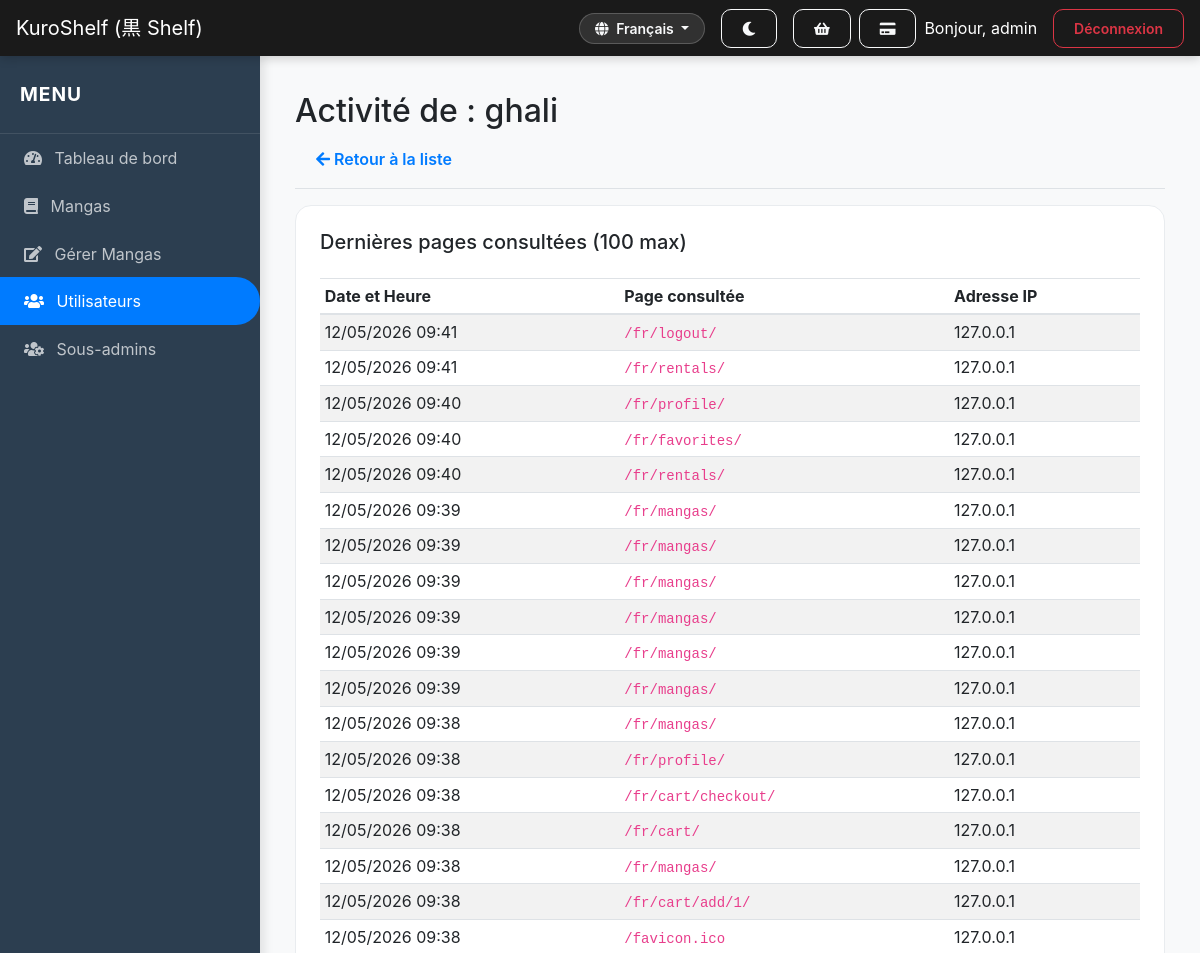
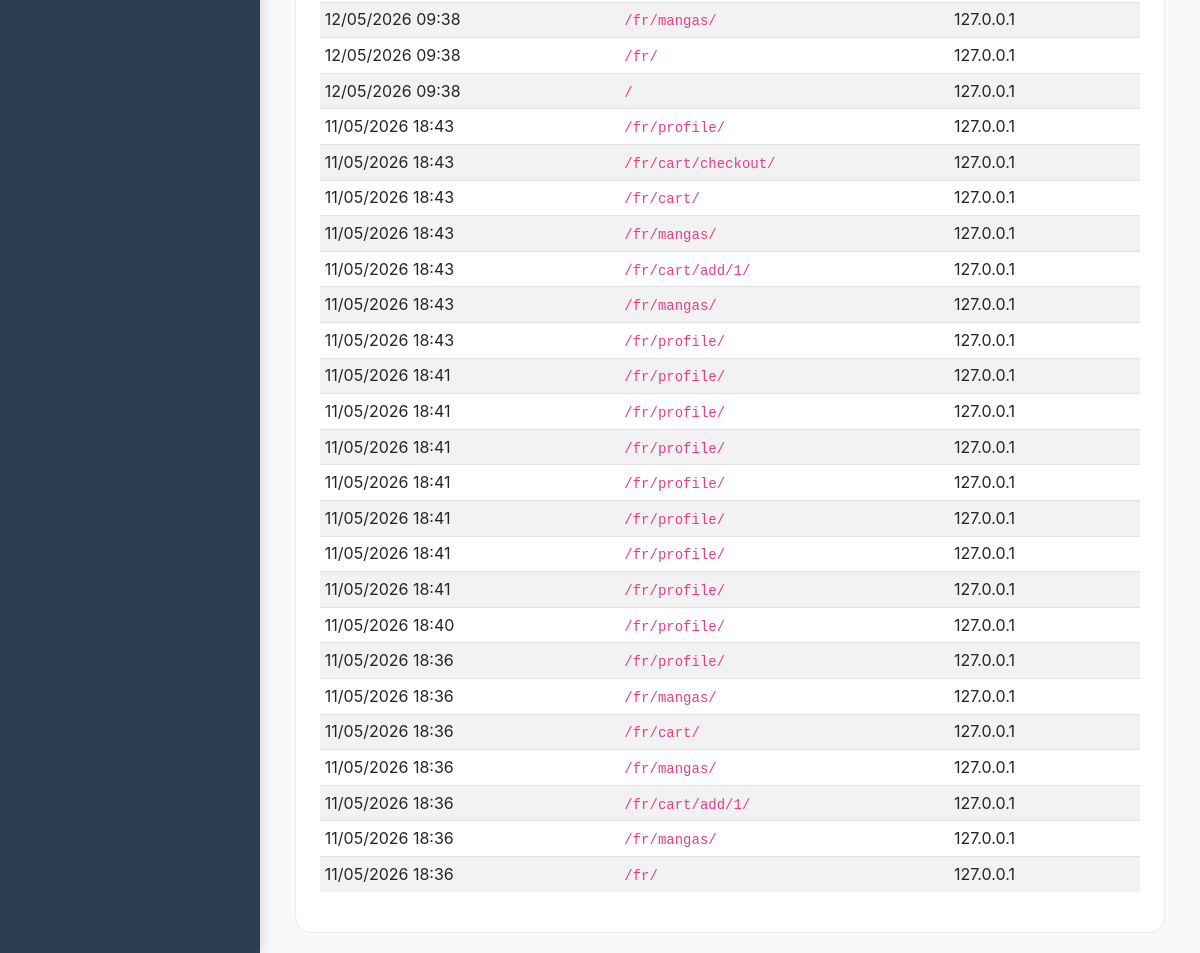
/fr/management/users/visits/11/ (signed in), run on the app's committed database (2 pictures, top to bottom).
### store/models.py (models this page shows, shortened)
class User(AbstractUser):
    is_subadmin = models.BooleanField(default=False)
    rental_strikes = models.PositiveIntegerField(default=0)
    is_suspended = models.BooleanField(default=False)
    is_deleted = models.BooleanField(default=False)
    card_number = models.CharField(max_length=16, blank=True, null=True)
    card_expiry = models.CharField(max_length=5, blank=True, null=True) # MM/YY
    card_cvv = models.CharField(max_length=3, blank=True, null=True)
    reset_code = models.CharField(max_length=6, blank=True, null=True)
    reset_code_expires = models.DateTimeField(blank=True, null=True)

class SiteVisit(models.Model):
    user = models.ForeignKey(User, on_delete=models.CASCADE, null=True, blank=True)
    path = models.CharField(max_length=255)
    visited_at = models.DateTimeField(auto_now_add=True)
    ip_address = models.GenericIPAddressField(null=True, blank=True)

### store/views.py (the view)
# urls.py: path('management/users/visits/<int:user_id>/', views.view_user_visits, name='view_user_visits'),
@login_required
def view_user_visits(request, user_id):
    if not request.user.is_superuser:
        return redirect('dashboard')
    user = get_object_or_404(User, id=user_id)
    visits = SiteVisit.objects.filter(user=user).order_by('-visited_at')[:100]
    return render(request, 'store/user_visits.html', {'target_user': user, 'visits': visits})

### store/templates/store/user_visits.html (shortened to what this page needs)
{% extends 'store/base.html' %}
{% block content %}
<div class="pt-3 pb-2 mb-3 border-bottom">
    <h1 class="h2">Activité de : {{ target_user.username }}</h1>
    <a href="{% url 'manage_users' %}" class="btn btn-link"><i class="fas fa-arrow-left"></i> Retour à la liste</a>
</div>
<div class="card p-4">
    <h5 class="mb-4">Dernières pages consultées (100 max)</h5>
    <div class="table-responsive">
        <table class="table table-sm table-striped">
            <thead>
                <tr>
                    <th>Date et Heure</th>
                    <th>Page consultée</th>
                    <th>Adresse IP</th>
                </tr>
            </thead>
            <tbody>
                {% for visit in visits %}
                <tr>
                    <td>{{ visit.visited_at|date:"d/m/Y H:i" }}</td>
                    <td><code>{{ visit.path }}</code></td>
                    <td>{{ visit.ip_address }}</td>
                </tr>
                {% empty %}
                <tr>
                    <td colspan="3" class="text-center">Aucune activité enregistrée.</td>
                </tr>
                {% endfor %}
            </tbody>
        </table>
    </div>
</div>
{% endblock %}

### store/templates/store/base.html (shortened to what this page needs)
{% load static %}
<!DOCTYPE html>
<html lang="fr">
<head>
    <link rel="stylesheet" href="https://stackpath.bootstrapcdn.com/bootstrap/4.5.2/css/bootstrap.min.css">
    <link rel="stylesheet" href="https://cdnjs.cloudflare.com/ajax/libs/font-awesome/5.15.1/css/all.min.css">
</head>
<body>
    <nav class="navbar navbar-expand-lg navbar-dark sticky-top">
        <a class="navbar-brand" href="{% url 'dashboard' %}">KuroShelf (黒 Shelf)</a>
        <div class="ml-auto d-flex align-items-center">
            <div class="dropdown mr-3">
                <button class="btn btn-outline-light btn-sm dropdown-toggle custom-lang-btn" type="button" id="languageDropdown" data-toggle="dropdown" aria-haspopup="true" aria-expanded="false">
                    <i class="fas fa-globe mr-1"></i> <span id="currentLangText">Français</span>
                </button>
            </div>
            <button id="theme-toggle" class="btn btn-outline-light btn-sm mr-3">
                <i class="fas fa-moon"></i>
            </button>
            {% if user.is_authenticated %}
                <a href="{% url 'view_cart' %}" class="btn btn-outline-light btn-sm mr-2 position-relative" title="Mon Panier">
                    <i class="fas fa-shopping-basket"></i>
                </a>
                <a href="{% url 'profile' %}" class="btn btn-outline-light btn-sm mr-2" title="Profil Bancaire">
                    <i class="fas fa-credit-card"></i>
                </a>
                <span class="mr-3 text-white">Bonjour, {{ user.username }}</span>
                <form action="{% url 'logout' %}" method="post" class="d-inline">
                    <button type="submit" class="btn btn-outline-danger btn-sm">Déconnexion</button>
                </form>
            {% else %}
                <a href="{% url 'login' %}" class="btn btn-outline-light btn-sm mr-2">Connexion</a>
                <a href="{% url 'signup' %}" class="btn btn-primary btn-sm">S'inscrire</a>
            {% endif %}
        </div>
    </nav>
    <div id="wrapper">
        {% if user.is_authenticated %}
        <div id="sidebar-wrapper">
            <div class="sidebar-heading">Menu</div>
            <div class="list-group list-group-flush">
                {% if user.is_superuser or user.is_subadmin %}
                    <a href="{% url 'admin_dashboard' %}" class="list-group-item list-group-item-action {% if request.resolver_match.url_name == 'admin_dashboard' %}active{% endif %}">
                        <i class="fas fa-tachometer-alt mr-2"></i> Tableau de bord
                    </a>
                    <a href="{% url 'user_manga_list' %}" class="list-group-item list-group-item-action">
                        <i class="fas fa-book mr-2"></i> Mangas
                    </a>
                    <a href="{% url 'manage_mangas' %}" class="list-group-item list-group-item-action {% if 'mangas' in request.path and 'management' in request.path %}active{% endif %}">
                        <i class="fas fa-edit mr-2"></i> Gérer Mangas
                    </a>
                    {% if user.is_superuser %}
                    <a href="{% url 'manage_users' %}" class="list-group-item list-group-item-action {% if 'management/users' in request.path %}active{% endif %}">
                        <i class="fas fa-users mr-2"></i> Utilisateurs
                    </a>
                    <a href="{% url 'manage_subadmins' %}" class="list-group-item list-group-item-action {% if 'subadmins' in request.path %}active{% endif %}">
                        <i class="fas fa-users-cog mr-2"></i> Sous-admins
                    </a>
                    {% endif %}
                {% endif %}
            </div>
        </div>
        {% endif %}
        <div id="page-content-wrapper">
            <div class="container-fluid">
                {% block content %}{% endblock %}
            </div>
        </div>
    </div>
</body>
</html>

### store/templates/store/base.html (style rules this page uses)
:root { --bg-color: #f8f9fa; --text-color: #212529; --card-bg: #ffffff; --sidebar-bg: #2c3e50; --sidebar-text: #ffffff; --navbar-bg: #1a1a1a; --border-color: #e9ecef; --accent-color: #007bff; }
body { background-color: var(--bg-color); color: var(--text-color); font-family: 'Inter', 'Segoe UI', system-ui, sans-serif; transition: all 0.3s cubic-bezier(0.4, 0, 0.2, 1); overflow-x: hidden; }
#wrapper { display: flex; width: 100%; min-height: 100vh; background-color: var(--bg-color); }
#sidebar-wrapper { width: 260px; flex-shrink: 0; background-color: var(--sidebar-bg); box-shadow: 4px 0 10px rgba(0,0,0,0.1); z-index: 1000; transition: background-color 0.3s; color: var(--sidebar-text); }
#sidebar-wrapper .sidebar-heading { padding: 1.5rem 1.25rem; font-size: 1.2rem; font-weight: 700; text-transform: uppercase; letter-spacing: 0.05em; color: var(--sidebar-text); border-bottom: 1px solid rgba(255,255,255,0.1); }
#sidebar-wrapper .list-group-item { background-color: transparent; color: rgba(255,255,255,0.7); border: none; padding: 0.75rem 1.5rem; transition: all 0.2s; }
#sidebar-wrapper .list-group-item.active { background-color: var(--accent-color); color: #fff; border-radius: 0 25px 25px 0; margin-right: 15px; }
.navbar { background-color: var(--navbar-bg) !important; box-shadow: 0 2px 10px rgba(0,0,0,0.2); }
#page-content-wrapper { flex-grow: 1; width: 100%; padding: 20px; overflow-y: auto; display: flex; flex-direction: column; align-items: center; background-color: var(--bg-color); }
#page-content-wrapper > .container-fluid { width: 100%; max-width: 1400px; }
.card { background-color: var(--card-bg); border: 1px solid var(--border-color); border-radius: 16px; transition: transform 0.2s, box-shadow 0.2s, background-color 0.3s, border-color 0.3s; color: var(--text-color); }
.card-title, .h1, .h2, .h3, .h4, .h5, .h6 { color: var(--text-color); }
.list-group-item { background-color: transparent; color: var(--text-color); border-color: var(--border-color); }
.btn { border-radius: 10px; font-weight: 600; padding: 8px 20px; transition: all 0.2s; }
.table { color: var(--text-color); }
body { top: 0px !important; }
.custom-lang-btn { border-radius: 20px; padding: 4px 15px; font-weight: 600; background: rgba(255,255,255,0.1); border: 1px solid rgba(255,255,255,0.2); transition: all 0.3s; }

### data on the page
User: username "admin"
User: username "ghali"
SiteVisit: visited_at "12/05/2026 09:41", path "/fr/logout/", ip_address "127.0.0.1"
SiteVisit: visited_at "12/05/2026 09:41", path "/fr/rentals/", ip_address "127.0.0.1"
SiteVisit: visited_at "12/05/2026 09:40", path "/fr/profile/", ip_address "127.0.0.1"
SiteVisit: visited_at "12/05/2026 09:40", path "/fr/favorites/", ip_address "127.0.0.1"
SiteVisit: visited_at "12/05/2026 09:40", path "/fr/rentals/", ip_address "127.0.0.1"
SiteVisit: visited_at "12/05/2026 09:39", path "/fr/mangas/", ip_address "127.0.0.1"
SiteVisit: visited_at "12/05/2026 09:39", path "/fr/mangas/", ip_address "127.0.0.1"
SiteVisit: visited_at "12/05/2026 09:39", path "/fr/mangas/", ip_address "127.0.0.1"
SiteVisit: visited_at "12/05/2026 09:39", path "/fr/mangas/", ip_address "127.0.0.1"
SiteVisit: visited_at "12/05/2026 09:39", path "/fr/mangas/", ip_address "127.0.0.1"
SiteVisit: visited_at "12/05/2026 09:39", path "/fr/mangas/", ip_address "127.0.0.1"
SiteVisit: visited_at "12/05/2026 09:38", path "/fr/mangas/", ip_address "127.0.0.1"
SiteVisit: visited_at "12/05/2026 09:38", path "/fr/profile/", ip_address "127.0.0.1"
SiteVisit: visited_at "12/05/2026 09:38", path "/fr/cart/checkout/", ip_address "127.0.0.1"
SiteVisit: visited_at "12/05/2026 09:38", path "/fr/cart/", ip_address "127.0.0.1"
SiteVisit: visited_at "12/05/2026 09:38", path "/fr/mangas/", ip_address "127.0.0.1"
SiteVisit: visited_at "12/05/2026 09:38", path "/fr/cart/add/1/", ip_address "127.0.0.1"
SiteVisit: visited_at "12/05/2026 09:38", path "/favicon.ico", ip_address "127.0.0.1"
SiteVisit: visited_at "12/05/2026 09:38", path "/fr/mangas/", ip_address "127.0.0.1"
SiteVisit: visited_at "12/05/2026 09:38", path "/fr/", ip_address "127.0.0.1"
SiteVisit: visited_at "12/05/2026 09:38", path "/", ip_address "127.0.0.1"
SiteVisit: visited_at "11/05/2026 18:43", path "/fr/profile/", ip_address "127.0.0.1"
SiteVisit: visited_at "11/05/2026 18:43", path "/fr/cart/checkout/", ip_address "127.0.0.1"
SiteVisit: visited_at "11/05/2026 18:43", path "/fr/cart/", ip_address "127.0.0.1"
SiteVisit: visited_at "11/05/2026 18:43", path "/fr/mangas/", ip_address "127.0.0.1"
SiteVisit: visited_at "11/05/2026 18:43", path "/fr/cart/add/1/", ip_address "127.0.0.1"
SiteVisit: visited_at "11/05/2026 18:43", path "/fr/mangas/", ip_address "127.0.0.1"
SiteVisit: visited_at "11/05/2026 18:43", path "/fr/profile/", ip_address "127.0.0.1"
SiteVisit: visited_at "11/05/2026 18:41", path "/fr/profile/", ip_address "127.0.0.1"
SiteVisit: visited_at "11/05/2026 18:41", path "/fr/profile/", ip_address "127.0.0.1"
SiteVisit: visited_at "11/05/2026 18:41", path "/fr/profile/", ip_address "127.0.0.1"
SiteVisit: visited_at "11/05/2026 18:41", path "/fr/profile/", ip_address "127.0.0.1"
SiteVisit: visited_at "11/05/2026 18:41", path "/fr/profile/", ip_address "127.0.0.1"
SiteVisit: visited_at "11/05/2026 18:41", path "/fr/profile/", ip_address "127.0.0.1"
SiteVisit: visited_at "11/05/2026 18:41", path "/fr/profile/", ip_address "127.0.0.1"
SiteVisit: visited_at "11/05/2026 18:40", path "/fr/profile/", ip_address "127.0.0.1"
SiteVisit: visited_at "11/05/2026 18:36", path "/fr/profile/", ip_address "127.0.0.1"
SiteVisit: visited_at "11/05/2026 18:36", path "/fr/mangas/", ip_address "127.0.0.1"
SiteVisit: visited_at "11/05/2026 18:36", path "/fr/cart/", ip_address "127.0.0.1"
SiteVisit: visited_at "11/05/2026 18:36", path "/fr/mangas/", ip_address "127.0.0.1"
SiteVisit: visited_at "11/05/2026 18:36", path "/fr/cart/add/1/", ip_address "127.0.0.1"
SiteVisit: visited_at "11/05/2026 18:36", path "/fr/mangas/", ip_address "127.0.0.1"
SiteVisit: visited_at "11/05/2026 18:36", path "/fr/", ip_address "127.0.0.1"
